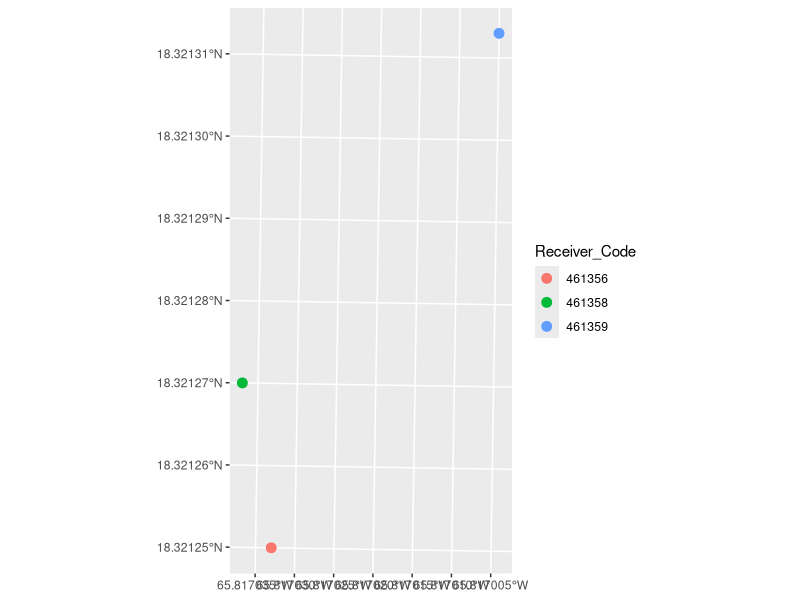
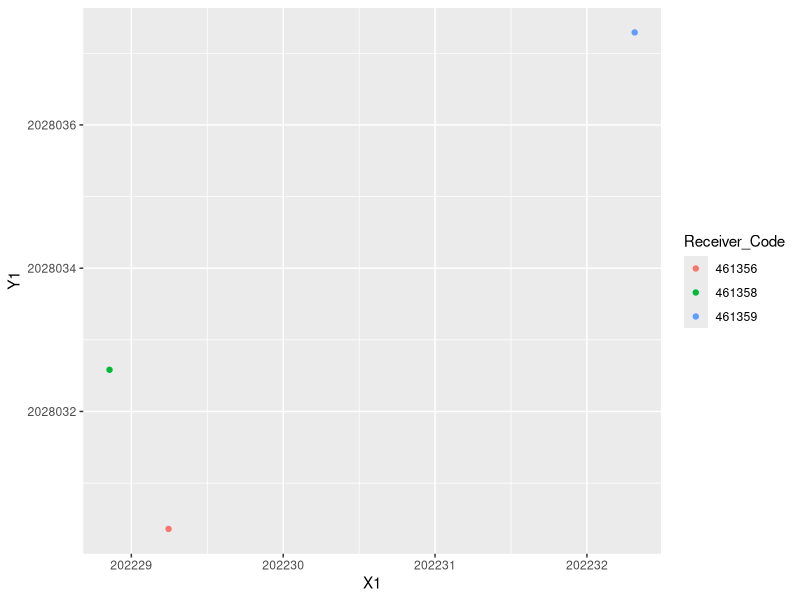

These charts were generated, in order, by the following R code:
##plotting GPS data to compare

library(tidyverse)
library(sf)


receivers <- read.csv('./Data/receivers_GPS.csv')
head(receivers)
receivers$Receiver_Code <- as.factor(receivers$Receiver_Code)

sfdat <- receivers %>% 
  st_as_sf(coords = c('X1', 'Y1')) %>% #set up the coordinates
  st_set_crs(32620)
sfdat2 <- receivers %>% 
  st_as_sf(coords = c('X2', 'Y2')) %>% #set up the coordinates
  st_set_crs(32620)

head(sfdat)
sfdat$Receiver_Code <- as.factor(sfdat$Receiver_Code)
sfdat2$Receiver_Code <- as.factor(sfdat2$Receiver_Code)

#We can now graph this in ggplot
ggplot() +
  geom_sf(data = sfdat, size = 3, aes(color = Receiver_Code))

ggplot()+
  geom_point(data = receivers, aes(x = X1, y = Y1, color = Receiver_Code))
